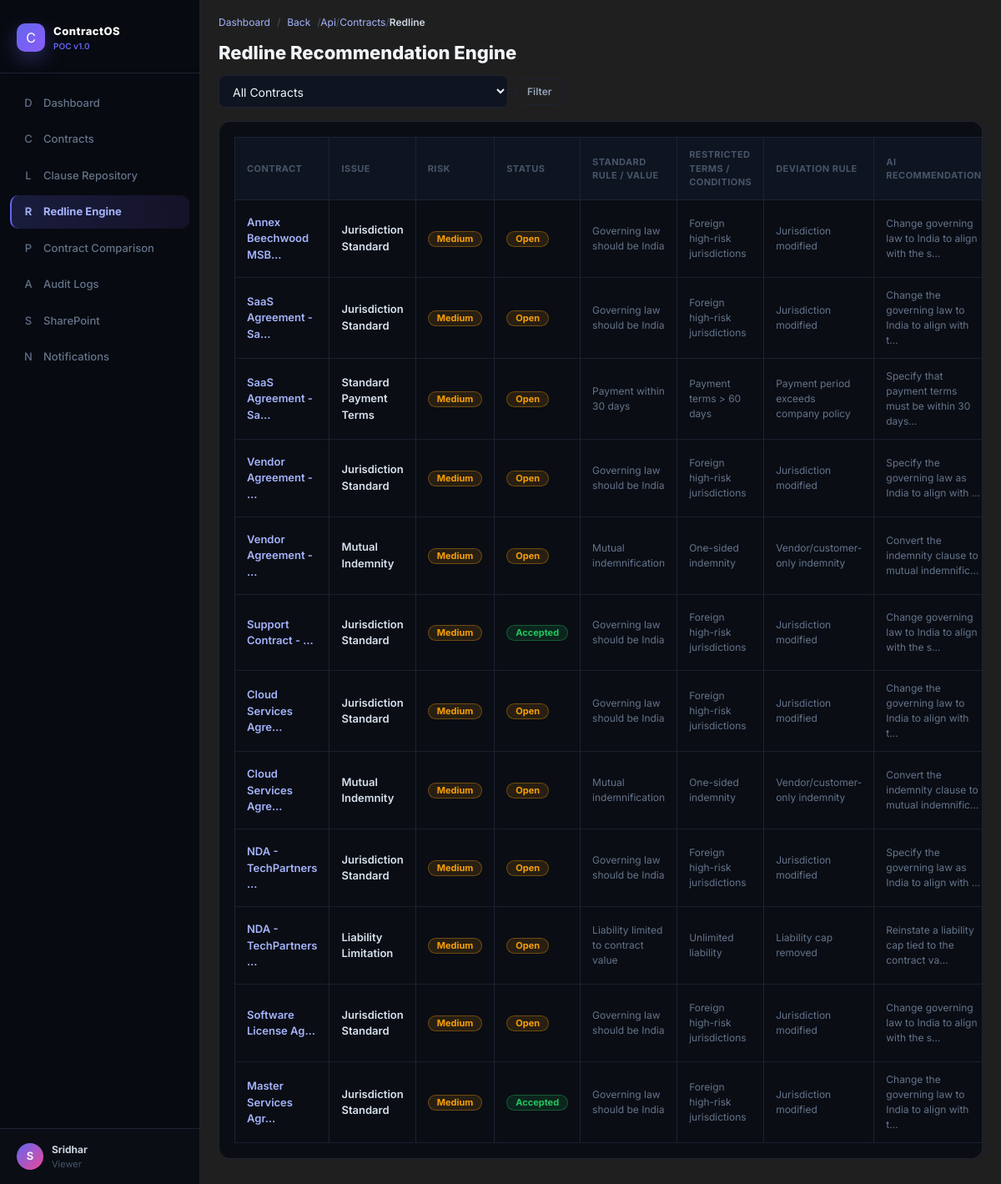
Page /api/contracts/redline/ (signed in) on the committed database.
### users/models.py (models this page shows, shortened)
class User(AbstractUser):
    ROLE_CHOICES = [
        ('Admin', 'Admin'),
        ('Contract Manager', 'Contract Manager'),
        ('Legal Reviewer', 'Legal Reviewer'),
        ('Viewer', 'Viewer'),
    ]
    STATUS_CHOICES = [
        ('Active', 'Active'),
        ('Inactive', 'Inactive'),
    ]
    name = models.CharField(max_length=255)
    email = models.EmailField(unique=True)
    role = models.CharField(max_length=32, choices=ROLE_CHOICES, default='Viewer')
    status = models.CharField(max_length=8, choices=STATUS_CHOICES, default='Active')
    USERNAME_FIELD = 'email'
    REQUIRED_FIELDS = ['username', 'name']

### contracts/models.py (models this page shows, shortened)
class RedlineSuggestion(models.Model):
    STATUS_CHOICES = [
        ('Open', 'Open'),
        ('Accepted', 'Accepted'),
        ('Rejected', 'Rejected'),
    ]
    RISK_CHOICES = [
        ('High', 'High'),
        ('Medium', 'Medium'),
        ('Low', 'Low'),
    ]
    contract = models.ForeignKey(Contract, on_delete=models.CASCADE, related_name='redline_suggestions')
    clause = models.ForeignKey(Clause, on_delete=models.SET_NULL, null=True, blank=True)
    issue = models.CharField(max_length=255)
    recommendation = models.TextField()
    reviewer_comment = models.TextField(blank=True)
    risk = models.CharField(max_length=8, choices=RISK_CHOICES, default='Medium')
    status = models.CharField(max_length=8, choices=STATUS_CHOICES, default='Open')
    created_at = models.DateTimeField(auto_now_add=True)
    standard_rule = models.TextField(blank=True, default='')
    restricted_terms = models.TextField(blank=True, default='')
    deviation_rule = models.TextField(blank=True, default='')
    ai_recommendation = models.TextField(blank=True, default='')

class Contract(models.Model):
    STATUS_CHOICES = [
        ('Active', 'Active'),
        ('Expired', 'Expired'),
    ]
    RISK_CHOICES = [
        ('High', 'High'),
        ('Medium', 'Medium'),
        ('Low', 'Low'),
    ]
    id = models.CharField(primary_key=True, max_length=16)
    name = models.CharField(max_length=255)
    vendor = models.CharField(max_length=255)
    expiry = models.DateField()
    redlines = models.PositiveIntegerField(default=0)
    version = models.CharField(max_length=16, default='v1.0')
    risk = models.CharField(max_length=8, choices=RISK_CHOICES, default='Medium')
    status = models.CharField(max_length=8, choices=STATUS_CHOICES, default='Active')
    uploaded = models.DateField(auto_now_add=True)
    clauses = models.PositiveIntegerField(default=0)
    file = models.FileField(upload_to='contracts/', null=True, blank=True)
    ai_summary = models.TextField(blank=True, default='')
    ai_extracted_text = models.TextField(blank=True, default='')
    ai_source_file = models.CharField(max_length=500, blank=True, default='')
    ai_analyzed_at = models.DateTimeField(null=True, blank=True)
    created_by = models.ForeignKey(settings.AUTH_USER_MODEL, on_delete=models.SET_NULL, null=True, blank=True)

### contracts/views.py (the view)
# urls.py: path('redline/', redline_recommendations, name='redline_recommendations'),
@login_required
def redline_recommendations(request):
    qs = RedlineSuggestion.objects.select_related('contract', 'clause').all().order_by('-created_at')
    contract_filter = request.GET.get('contract', '')
    if contract_filter:
        qs = qs.filter(contract__id=contract_filter)
    suggestions = list(qs)
    for s in suggestions:
        _attach_source_evidence([s], s.contract)
        _attach_clause_intelligence([s])
    contracts_for_filter = Contract.objects.all().order_by('name')
    return render(
        request,
        'contracts/redline_recommendations.html',
        {
            'suggestions': suggestions,
            'contracts_for_filter': contracts_for_filter,
            'contract_filter': contract_filter,
            'active_nav': 'redline',
        },
    )

### contracts/views.py (called while the page is built)
def _extract_issue_tokens(issue: str):
    tokens = re.findall(r"[A-Za-z0-9]+", (issue or "").lower())
    return [t for t in tokens if len(t) >= 4]

def _find_source_line(contract_text: str, issue: str, recommendation: str = ""):
    if not contract_text:
        return None, None
    lines = [ln.strip() for ln in contract_text.splitlines() if ln.strip()]
    if not lines:
        return None, None
    issue_tokens = _extract_issue_tokens(issue)
    rec_tokens = _extract_issue_tokens(recommendation)
    tokens = issue_tokens[:4] + rec_tokens[:3]
    if not tokens:
        return None, None
    best_score = 0
    best_line_no = None
    best_line = None
    for idx, line in enumerate(lines, start=1):
        low = line.lower()
        score = sum(1 for tok in tokens if tok in low)
        if score > best_score:
            best_score = score
            best_line_no = idx
            best_line = line
    if best_score == 0:
        return None, None
    return best_line_no, best_line

def _find_source_page(line_no: int, lines_per_page: int = 40):
    if not line_no:
        return None
    return ((line_no - 1) // lines_per_page) + 1

def _attach_source_evidence(redlines, contract):
    contract_text = contract.ai_extracted_text or ""
    for r in redlines:
        ln, txt = _find_source_line(contract_text, r.issue, r.recommendation)
        r.source_line_no = ln
        r.source_page_no = _find_source_page(ln)
        r.source_line_text = txt
        r.source_found = bool(ln and txt)
    return redlines

def _is_placeholder_text(value: str) -> bool:
    text = (value or "").strip().lower()
    return text in {
        "",
        "no standard rule provided",
        "no restricted terms provided",
        "no deviation rule provided",
        "no ai recommendation provided",
    }

def _pick_clause_text(*candidates):
    for val in candidates:
        if not _is_placeholder_text(str(val or "")):
            return str(val).strip()
    for val in candidates:
        if str(val or "").strip():
            return str(val).strip()
    return ""

### templates/contracts/redline_recommendations.html (shortened to what this page needs)
{% extends 'base.html' %}
{% block content %}
<div class="toolbar">
    <h1 style="margin:0;font-size:22px;font-weight:800;color:var(--text-main);">Redline Recommendation Engine</h1>
</div>
<form method="get" style="display:flex;gap:10px;margin-bottom:16px;align-items:center;">
    <select name="contract" style="background:var(--bg-card-soft);border:1px solid var(--border);border-radius:8px;color:var(--text-main);padding:9px 12px;font-size:14px;">
        <option value="">All Contracts</option>
    </select>
    <button type="submit" class="pill-btn">Filter</button>
</form>
<div class="card table-wrap">
    <table class="app-table">
        <thead>
            <tr>
                <th>Contract</th>
                <th>Issue</th>
                <th>Risk</th>
                <th>Status</th>
                <th>Standard Rule / Value</th>
                <th>Restricted Terms / Conditions</th>
                <th>Deviation Rule</th>
                <th>AI Recommendation</th>
            </tr>
        </thead>
        <tbody>
            {% for item in suggestions %}
            <tr>
                <td><a class="table-link" href="/contracts/{{ item.contract.id }}/">{{ item.contract.name|truncatechars:20 }}</a></td>
                <td style="font-weight:600;max-width:160px;">{{ item.issue|truncatechars:45 }}</td>
                <td><span class="badge badge-risk-{{ item.risk|lower }}">{{ item.risk }}</span></td>
                <td><span class="badge badge-status-{{ item.status|lower }}">{{ item.status }}</span></td>
                <td style="font-size:12px;color:var(--text-muted);max-width:140px;">{{ item.standard_rule|truncatechars:50|default:'—' }}</td>
                <td style="font-size:12px;color:var(--text-muted);max-width:140px;">{{ item.restricted_terms|truncatechars:50|default:'—' }}</td>
                <td style="font-size:12px;color:var(--text-muted);max-width:140px;">{{ item.deviation_rule|truncatechars:50|default:'—' }}</td>
                <td style="font-size:12px;color:var(--text-muted);max-width:140px;">{{ item.ai_recommendation|truncatechars:50|default:'—' }}</td>
            </tr>
            {% empty %}
            <tr><td colspan="9" class="panel-note">No redline suggestions available. Go to a contract and click "Run AI Redline".</td></tr>
            {% endfor %}
        </tbody>
    </table>
</div>
{% endblock %}

### templates/base.html (shortened to what this page needs)
{% load static %}
<!DOCTYPE html>
<html lang="en" data-theme="dark">
<head>
    <link href="https://cdn.jsdelivr.net/npm/bootstrap@5.3.3/dist/css/bootstrap.min.css" rel="stylesheet">
    <link rel="stylesheet" href="{% static 'css/theme.css' %}?v=20260520b">
</head>
<body class="app-body">
<div class="app-shell">
    <aside id="appSidebar" class="app-sidebar">
        <div class="brand-wrap">
            <div class="brand-row">
                <div class="brand-mark">C</div>
                <div>
                    <div class="brand-title">ContractOS</div>
                    <div class="brand-sub">POC v1.0</div>
                </div>
            </div>
        </div>
        <nav class="side-nav">
            <a class="nav-link {% if active_nav == 'dashboard' %}active{% endif %}" href="{% url 'dashboard' %}">
                <span class="nav-icon">D</span>Dashboard
            </a>
            <a class="nav-link {% if active_nav == 'contracts' %}active{% endif %}" href="{% url 'contract_list' %}">
                <span class="nav-icon">C</span>Contracts
            </a>
            <a class="nav-link {% if active_nav == 'clauses' %}active{% endif %}" href="{% url 'clause_list_web' %}">
                <span class="nav-icon">L</span>Clause Repository
            </a>
            <a class="nav-link {% if active_nav == 'redline' %}active{% endif %}" href="{% url 'redline_recommendations' %}">
                <span class="nav-icon">R</span>Redline Engine
            </a>
            <a class="nav-link {% if active_nav == 'comparison' %}active{% endif %}" href="{% url 'contract_comparisons' %}">
                <span class="nav-icon">P</span>Contract Comparison
            </a>
            <a class="nav-link {% if active_nav == 'audit' %}active{% endif %}" href="{% url 'audit_log_list_web' %}">
                <span class="nav-icon">A</span>Audit Logs
            </a>
            <a class="nav-link {% if active_nav == 'sharepoint' %}active{% endif %}" href="{% url 'sharepoint_config_web' %}">
                <span class="nav-icon">S</span>SharePoint
            </a>
            <a class="nav-link {% if active_nav == 'notifications' %}active{% endif %}" href="{% url 'notifications' %}">
                <span class="nav-icon">N</span>Notifications
            </a>
        </nav>
        <div class="user-tile">
            <div class="user-avatar">
                {{ request.user.name|default:request.user.username|slice:':1'|upper }}
            </div>
            <div>
                <div class="user-name">
                    {{ request.user.name|default:request.user.username }}
                </div>
                <div class="user-role">
                    {{ request.user.role|default:'User' }}
                </div>
            </div>
        </div>
    </aside>
    <main class="main-wrap">
        <nav class="app-breadcrumbs" aria-label="Breadcrumb">
            <a class="crumb-home" href="{% url 'dashboard' %}">
                Dashboard
            </a>
            <span class="crumb-sep">/</span>
            <button type="button"
                    class="crumb-back"
                    onclick="window.history.back();">
                Back
            </button>
            <span id="dynamicBreadcrumbTrail"></span>
        </nav>
        {% block content %}
        {% endblock %}
    </main>
</div>
</body>
</html>

### templates/base.html (style rules this page uses)
html[data-theme="dark"] { --bg-main: #090c14; --bg-sidebar: #070a10; --bg-card: #0a0d14; --bg-card-soft: #0e1420; --border: #1e2333; --text-main: #f1f5f9; --text-soft: #94a3b8; }
body.app-body { background: var(--bg-main); color: var(--text-main); transition: all 0.3s ease; }
.app-sidebar { background: var(--bg-sidebar) !important; }
.card, .stat-card, .kv-card, .topbar, .table-wrap, .search-shell, .user-tile { background: var(--bg-card) !important; color: var(--text-main) !important; border-color: var(--border) !important; }
:root { --bg-color: #ffffff; --text-color: #111111; --card-color: #f5f5f5; }
[data-theme="dark"] { --bg-color: #121212; --text-color: #ffffff; --card-color: #1f1f1f; }
body { background-color: var(--bg-color); color: var(--text-color); transition: background-color 0.3s ease, color 0.3s ease; }
.app-sidebar, .topbar, .main-wrap, .user-tile { background-color: var(--card-color); color: var(--text-color); transition: background-color 0.3s ease, color 0.3s ease; }

### rows in the picture
User: user.name "S", user.name "Sridhar", user.role "Viewer"
RedlineSuggestion: contract.name "Annex Beechwood MSB…", issue "Jurisdiction Standard", risk "Medium", status "Open", standard_rule "Governing law should be India", restricted_terms "Foreign high-risk jurisdictions", deviation_rule "Jurisdiction modified", ai_recommendation "Change governing law to India to align with the s…"
RedlineSuggestion: contract.name "SaaS Agreement - Sa…", issue "Jurisdiction Standard", risk "Medium", status "Open", standard_rule "Governing law should be India", restricted_terms "Foreign high-risk jurisdictions", deviation_rule "Jurisdiction modified", ai_recommendation "Change the governing law to India to align with t…"
RedlineSuggestion: contract.name "SaaS Agreement - Sa…", issue "Standard Payment Terms", risk "Medium", status "Open", standard_rule "Payment within 30 days", restricted_terms "Payment terms > 60 days", deviation_rule "Payment period exceeds company policy", ai_recommendation "Specify that payment terms must be within 30 days…"
RedlineSuggestion: contract.name "Vendor Agreement - …", issue "Jurisdiction Standard", risk "Medium", status "Open", standard_rule "Governing law should be India", restricted_terms "Foreign high-risk jurisdictions", deviation_rule "Jurisdiction modified", ai_recommendation "Specify the governing law as India to align with …"
RedlineSuggestion: contract.name "Vendor Agreement - …", issue "Mutual Indemnity", risk "Medium", status "Open", standard_rule "Mutual indemnification", restricted_terms "One-sided indemnity", deviation_rule "Vendor/customer-only indemnity", ai_recommendation "Convert the indemnity clause to mutual indemnific…"
RedlineSuggestion: contract.name "Support Contract - …", issue "Jurisdiction Standard", risk "Medium", status "Accepted", standard_rule "Governing law should be India", restricted_terms "Foreign high-risk jurisdictions", deviation_rule "Jurisdiction modified", ai_recommendation "Change governing law to India to align with the s…"
RedlineSuggestion: contract.name "Cloud Services Agre…", issue "Jurisdiction Standard", risk "Medium", status "Open", standard_rule "Governing law should be India", restricted_terms "Foreign high-risk jurisdictions", deviation_rule "Jurisdiction modified", ai_recommendation "Change the governing law to India to align with t…"
RedlineSuggestion: contract.name "Cloud Services Agre…", issue "Mutual Indemnity", risk "Medium", status "Open", standard_rule "Mutual indemnification", restricted_terms "One-sided indemnity", deviation_rule "Vendor/customer-only indemnity", ai_recommendation "Convert the indemnity clause to mutual indemnific…"
RedlineSuggestion: contract.name "NDA - TechPartners …", issue "Jurisdiction Standard", risk "Medium", status "Open", standard_rule "Governing law should be India", restricted_terms "Foreign high-risk jurisdictions", deviation_rule "Jurisdiction modified", ai_recommendation "Specify the governing law as India to align with …"
RedlineSuggestion: contract.name "NDA - TechPartners …", issue "Liability Limitation", risk "Medium", status "Open", standard_rule "Liability limited to contract value", restricted_terms "Unlimited liability", deviation_rule "Liability cap removed", ai_recommendation "Reinstate a liability cap tied to the contract va…"
RedlineSuggestion: contract.name "Software License Ag…", issue "Jurisdiction Standard", risk "Medium", status "Open", standard_rule "Governing law should be India", restricted_terms "Foreign high-risk jurisdictions", deviation_rule "Jurisdiction modified", ai_recommendation "Change governing law to India to align with the s…"
RedlineSuggestion: contract.name "Master Services Agr…", issue "Jurisdiction Standard", risk "Medium", status "Accepted", standard_rule "Governing law should be India", restricted_terms "Foreign high-risk jurisdictions", deviation_rule "Jurisdiction modified", ai_recommendation "Change the governing law to India to align with t…"
